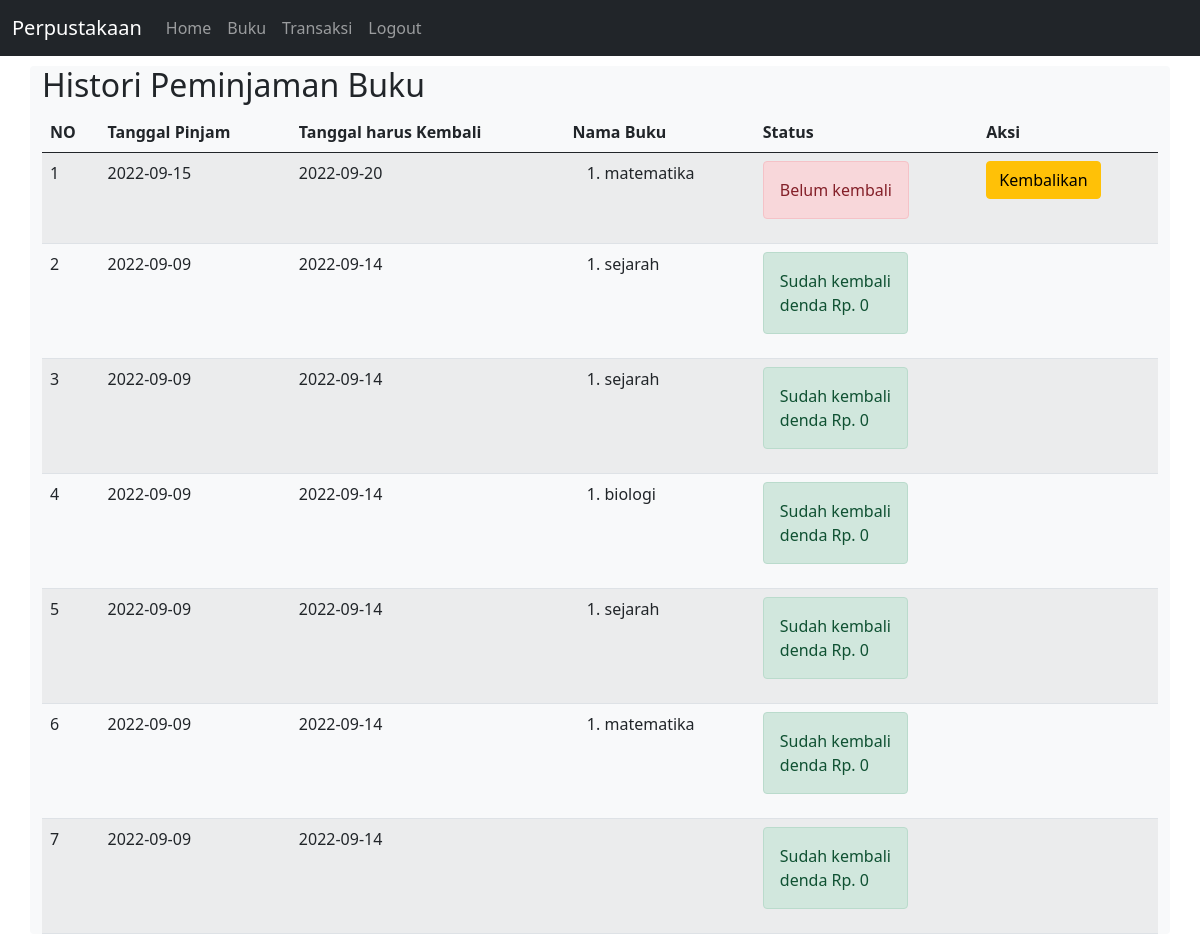
The page /perpustakaan/histori_peminjaman.php (signed in) on the database its author committed.
### tables this page shows
CREATE TABLE `peminjaman_buku` (
  `id_peminjaman_buku` int(11) NOT NULL,
  `id_siswa` int(11) NOT NULL,
  `tanggal_pinjam` date NOT NULL,
  `tanggal_kembali` date NOT NULL
);

CREATE TABLE `detail_peminjaman_buku` (
  `id_detail_peminjaman_buku` int(11) NOT NULL,
  `id_peminjaman_buku` int(11) NOT NULL,
  `id_buku` int(11) NOT NULL,
  `qty` int(11) NOT NULL
);

CREATE TABLE `buku` (
  `id_buku` int(11) NOT NULL,
  `nama_buku` text NOT NULL,
  `deskripsi` text NOT NULL,
  `foto` blob NOT NULL
);

CREATE TABLE `pengembalian_buku` (
  `id_pengembalian_buku` int(11) NOT NULL,
  `id_peminjaman_buku` int(11) NOT NULL,
  `tanggal_pengembalian` date NOT NULL,
  `denda` int(11) NOT NULL
);

### perpustakaan/histori_peminjaman.php (the view)
<?php
    include "header.php";
?>
<h2>Histori Peminjaman Buku</h2>
<table class="table table-hover table-striped">
    <thead>
        <th>NO</th><th>Tanggal Pinjam</th><th>Tanggal harus Kembali</th><th>Nama Buku</th><th>Status</th><th>Aksi</th>
    </thead>
    <tbody>
        <?php
        include "koneksi.php";
        $qry_histori=mysqli_query($conn,"select * from peminjaman_buku order by id_peminjaman_buku desc");
        $no=0;
        while($dt_histori=mysqli_fetch_array($qry_histori)){
            $no++;
            $buku_dipinjam="<ol>";
            $qry_buku=mysqli_query($conn,"select * from  detail_peminjaman_buku join buku on buku.id_buku=detail_peminjaman_buku.id_buku where id_peminjaman_buku = '".$dt_histori['id_peminjaman_buku']."'");
            while($dt_buku=mysqli_fetch_array($qry_buku)){
                $buku_dipinjam.="<li>".$dt_buku['nama_buku']."</li>";
            }
            $buku_dipinjam.="</ol>";
            $qry_cek_kembali=mysqli_query($conn,"select * from pengembalian_buku where id_peminjaman_buku = '".$dt_histori['id_peminjaman_buku']."'");
            if(mysqli_num_rows($qry_cek_kembali)>0){
                $dt_kembali=mysqli_fetch_array($qry_cek_kembali);
                $denda="denda Rp. ".$dt_kembali['denda'];
                $status_kembali="<label class='alert alert-success'>Sudah kembali <br>".$denda."</label>";
                $button_kembali="";
            } else {
                $status_kembali="<label class='alert alert-danger'>Belum kembali</label>";
                $button_kembali="<a href='kembali.php?id=".$dt_histori['id_peminjaman_buku']."' class='btn btn-warning' onclick='return confirm(\"hello\")'>Kembalikan</a>";
            }
        ?>
            <tr>
                <td><?=$no?></td><td><?=$dt_histori['tanggal_pinjam']?></td><td><?=$dt_histori['tanggal_kembali']?></td><td><?=$buku_dipinjam?></td><td><?=$status_kembali?></td><td><?=$button_kembali?></td>
            </tr>
        <?php
        }
        ?>
    </tbody>
</table>
<?php
    include "footer.php";
?>

### perpustakaan/header.php (shortened to what this page needs)
<!DOCTYPE html>
<html>
<head>
    <link href="https://cdn.jsdelivr.net/npm/bootstrap@5.0.1/dist/css/bootstrap.min.css" rel="stylesheet">
</head>
<body>
<nav class="navbar navbar-expand-lg navbar-dark bg-dark text-light">
  <div class="container-fluid">
    <a class="navbar-brand" href="#">Perpustakaan</a>
    <div class="collapse navbar-collapse" id="navbarNav">
      <ul class="navbar-nav">
        <li class="nav-item">
          <a class="nav-link" href="home.php">Home</a>
        </li>
        <li class="nav-item">
          <a class="nav-link" href="buku.php">Buku</a>
        </li>
        <li class="nav-item">
          <a class="nav-link" href="histori_peminjaman.php">Transaksi</a>
        </li>
        <li class="nav-item">
          <a class="nav-link" href="logout.php">Logout</a>
        </li>
      </ul>
    </div>
  </div>
</nav>
    <div class="container bg-light rounded" style="margin-top:10px">

### perpustakaan/footer.php (shortened to what this page needs)
</body>
</html>

### rows shown on the page
peminjaman_buku: tanggal_pinjam "2022-09-15", tanggal_kembali "2022-09-20", shows "Belum kembali"
detail_peminjaman_buku: id_buku.nama_buku "matematika"
peminjaman_buku: tanggal_pinjam "2022-09-09", tanggal_kembali "2022-09-14", pengembalian_buku.denda "denda Rp. 0"
detail_peminjaman_buku: id_buku.nama_buku "sejarah"
peminjaman_buku: tanggal_pinjam "2022-09-09", tanggal_kembali "2022-09-14", pengembalian_buku.denda "denda Rp. 0"
detail_peminjaman_buku: id_buku.nama_buku "sejarah"
peminjaman_buku: tanggal_pinjam "2022-09-09", tanggal_kembali "2022-09-14", pengembalian_buku.denda "denda Rp. 0"
detail_peminjaman_buku: id_buku.nama_buku "biologi"
peminjaman_buku: tanggal_pinjam "2022-09-09", tanggal_kembali "2022-09-14", pengembalian_buku.denda "denda Rp. 0"
detail_peminjaman_buku: id_buku.nama_buku "sejarah"
peminjaman_buku: tanggal_pinjam "2022-09-09", tanggal_kembali "2022-09-14", pengembalian_buku.denda "denda Rp. 0"
detail_peminjaman_buku: id_buku.nama_buku "matematika"
peminjaman_buku: tanggal_pinjam "2022-09-09", tanggal_kembali "2022-09-14", pengembalian_buku.denda "denda Rp. 0"
